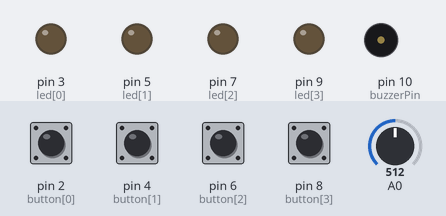
Bench run of a sketch on a simulated Arduino Uno, built with avr-gcc and run on an emulated ATmega328P. On the bench: output pins drawn as LEDs (lit = HIGH), buzzer (waves = sounding). Dashed ring = blinking. Inputs (shaded band) come from the test bench; at power-on: pin 2 (button[0]), pin 4 (button[1]), pin 6 (button[2]), pin 8 (button[3]) HIGH, A0 = 512. Random numbers use the default seed unless the sketch sets one.

Above: at 3.5 s.
3.6 s: pin 8 (button[3]) pulled LOW for 0.15 s
At 3.72 s:
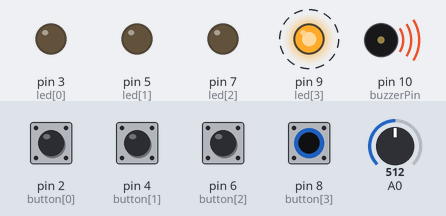
6.7 s: pin 8 (button[3]) pulled LOW for 1 s
At 8.5 s:
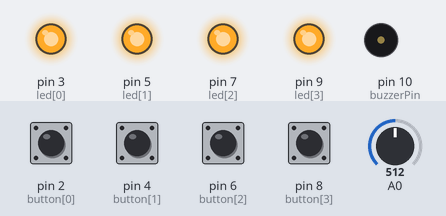
9.6 s: pin 2 (button[0]) pulled LOW for 0.15 s
At 10.55 s:
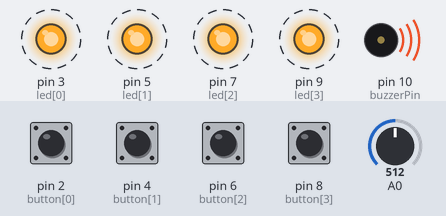
12.6 s: pin 2 (button[0]) pulled LOW for 1 s
Timing chart, 0 to 15.7 s (numbered marks = the images above; inputs shaded):
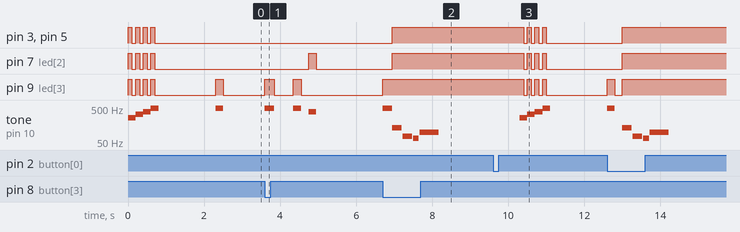

The sketch:

simon_says.ino
```cpp
/*
SparkFun Tinker Kit
Circuit 7: Simon Says Game

The Simon Says game flashes a pattern using LED lights, then the player must repeat the pattern.

This sketch was written by SparkFun Electronics, with lots of help from the Arduino community.
This code is completely free for any use.

View circuit diagram and instructions at: https://learn.sparkfun.com/tutorials/activity-guide-for-sparkfun-tinker-kit/
Download drawings and code at: https://github.com/sparkfun/SparkFun_Tinker_Kit_Code/
*/

//set the pins where the butons, LEDs and buzzer connect
int button[] = {2,4,6,8};     //red is button[0], yellow is button[1], green is button[2], blue is button[3]
int led[] = {3,5,7,9};        //red is led[0], yellow is led[1], green is led[2], blue is led[3]
int tones[] = {262, 330, 392, 494};   //tones to play with each button (c, e, g, b)

int roundsToWin = 10;         //number of rounds the player has to play before they win the game (the array can only hold up to 16 rounds)
int buttonSequence[16];       //make an array of numbers that will be the sequence that the player needs to remember

int buzzerPin = 10;           //pin that the buzzer is connected to

int pressedButton = 4;        //a variable to remember which button is being pressed. 4 is the value if no button is being pressed.
int roundCounter = 1;         //keeps track of what round the player is on


long startTime = 0;           //timer variable for time limit on button press
long timeLimit = 2000;        //time limit to hit a button

boolean gameStarted = false;      //variable to tell the game whether or not to play the start sequence

void setup(){

  //set all of the button pins to input_pullup (use the builtin pullup resistors)
  pinMode(button[0], INPUT_PULLUP);
  pinMode(button[1], INPUT_PULLUP);
  pinMode(button[2], INPUT_PULLUP);
  pinMode(button[3], INPUT_PULLUP);

  //set all of the LED pins to output
  pinMode(led[0], OUTPUT);
  pinMode(led[1], OUTPUT);
  pinMode(led[2], OUTPUT);
  pinMode(led[3], OUTPUT);

  pinMode(buzzerPin, OUTPUT);   //set the buzzer pin to output
}

void loop(){

if (gameStarted == false){    //if the game hasn't started yet
  startSequence();            //flash the start sequence
  roundCounter = 0;           //reset the round counter
  delay(1500);                //wait a second and a half
  gameStarted = true;         //set gameStarted to true so that this sequence doesn't start again
}

//each round, start by flashing out the sequence to be repeated
for(int i=0; i <= roundCounter; i++){   //go through the array up to the current round number
  flashLED(buttonSequence[i]);          //turn on the LED for that array position and play the sound
  delay(200);                           //wait
  allLEDoff();                          //turn all of the LEDs off
  delay(200);
}

//then start going through the sequence one at a time and see if the user presses the correct button
for(int i=0; i <= roundCounter; i++){   //for each button to be pressed in the sequence

  startTime = millis();                 //record the start time

  while(true){  //loop until the player presses a button or the time limit is up (the time limit check is in an if statement)

    pressedButton = buttonCheck();      //every loop check to see which button is pressed

    if (pressedButton < 4){             //if a button is pressed... (4 means that no button is pressed)

      flashLED(pressedButton);          //flash the LED for the button that was pressed

      if(pressedButton == buttonSequence[i]){   //if the button matches the button in the sequence
          delay(250);                   //leave the LED light on for a moment
          allLEDoff();                  //then turn off all of the lights and
          break;                        //end the while loop (this will go to the next number in the for loop)

      } else{                           //if the button doesn't match the button in the sequence
          loseSequence();               //play the lose sequence (the loose sequence stops the program)
          break;                        //when the program gets back from the lose sequence, break the while loop so that the game can start over
      }

    } else {                            //if no button is pressed
      allLEDoff();                      //turn all the LEDs off
    }

    //check to see if the time limit is up
    if(millis() - startTime > timeLimit){   //if the time limit is up
      loseSequence();                       //play the lose sequence
      break;                                //when the program gets back from the lose sequence, break the while loop so that the game can start over
    }
  }
}

  roundCounter = roundCounter + 1;      //increase the round number by 1

  if (roundCounter >= roundsToWin){               //if the player has gotten to the 16th round
    winSequence();                      //play the winning song
  }

  delay(500);                           //wait for half a second between rounds


}

//----------FUNCTIONS------------

//FLASH LED
void flashLED (int ledNumber){
  digitalWrite(led[ledNumber], HIGH);
  tone(buzzerPin, tones[ledNumber]);
}

//TURN ALL LEDS OFF
void allLEDoff (){
  //turn all the LEDs off
  digitalWrite(led[0],LOW);
  digitalWrite(led[1],LOW);
  digitalWrite(led[2],LOW);
  digitalWrite(led[3],LOW);
  //turn the buzzer off
  noTone(buzzerPin);
}

//CHECK WHICH BUTTON IS PRESSED
int buttonCheck(){
  //check if any buttons are being pressed
  if(digitalRead(button[0]) == LOW){
    return 0;
  }else if(digitalRead(button[1]) == LOW){
    return 1;
  }else if(digitalRead(button[2]) == LOW){
    return 2;
  }else if(digitalRead(button[3]) == LOW){
    return 3;
  }else{
    return 4; //this will be the value for no button being pressed
  }
}

//START SEQUENCE
void startSequence(){

  randomSeed(analogRead(A0));   //make sure the random numbers are really random

  //populate the buttonSequence array with random numbers from 0 to 3
  for (int i=0;i<=roundsToWin;i++){
    buttonSequence[i] = round(random(0,4));
  }

  //flash all of the LEDs when the game starts
  for(int i=0; i<=3; i++){

    tone(buzzerPin, tones[i], 200); //play one of the 4 tones

    //turn all of the leds on
    digitalWrite(led[0],HIGH);
    digitalWrite(led[1],HIGH);
    digitalWrite(led[2],HIGH);
    digitalWrite(led[3],HIGH);

    delay(100);         //wait for a moment

    //turn all of the leds off
    digitalWrite(led[0],LOW);
    digitalWrite(led[1],LOW);
    digitalWrite(led[2],LOW);
    digitalWrite(led[3],LOW);

    delay(100);   //wait for a moment

  } //this will repeat 4 times
}

//WIN SEQUENCE
void winSequence(){

  //turn all the LEDs on
  for(int j=0; j<=3; j++){
    digitalWrite(led[j], HIGH);
  }

  //play the 1Up noise
  tone(buzzerPin, 1318, 150);   //E6
  delay(175);
  tone(buzzerPin, 1567, 150);   //G6
  delay(175);
  tone(buzzerPin, 2637, 150);   //E7
  delay(175);
  tone(buzzerPin, 2093, 150);   //C7
  delay(175);
  tone(buzzerPin, 2349, 150);   //D7
  delay(175);
  tone(buzzerPin, 3135, 500);   //G7
  delay(500);

  //wait until a button is pressed
  do {
    pressedButton = buttonCheck();
  } while(pressedButton > 3);
  delay(100);

  gameStarted = false;   //reset the game so that the start sequence will play again.

}

//LOSE SEQUENCE
void loseSequence(){

  //turn all the LEDs on
  for(int j=0; j<=3; j++){
    digitalWrite(led[j], HIGH);
  }

  //play the 1Up noise
  tone(buzzerPin, 130, 250);   //E6
  delay(275);
  tone(buzzerPin, 73, 250);   //G6
  delay(275);
  tone(buzzerPin, 65, 150);   //E7
  delay(175);
  tone(buzzerPin, 98, 500);   //C7
  delay(500);

  //wait until a button is pressed
  do {
    pressedButton = buttonCheck();
  } while(pressedButton > 3);
  delay(200);

  gameStarted = false;   //reset the game so that the start sequence will play again.
}
```

Measured:
- after the input at 9.6 s, pin 3 (led[0]), pin 5 (led[1]), pin 7 (led[2]), pin 9 (led[3]): alternates HIGH for 0.10 s and LOW for 0.10 s, 7 changes in all, then stays LOW, starting after 0.80 s; tone on pin 10 (buzzerPin): plays 262 Hz for 0.20 s, 330 Hz for 0.20 s, 392 Hz for 0.20 s, 494 Hz for 0.20 s, starting after 0.70 s
- by itself, pin 3 (led[0]), pin 5 (led[1]), pin 7 (led[2]): alternates HIGH for 0.10 s and LOW for 0.10 s, 8 changes in all, then stays LOW
- by itself, tone on pin 10 (buzzerPin): plays 262 Hz for 0.20 s, 330 Hz for 0.20 s, 392 Hz for 0.20 s, 494 Hz for 0.20 s, 494 Hz for 0.20 s
